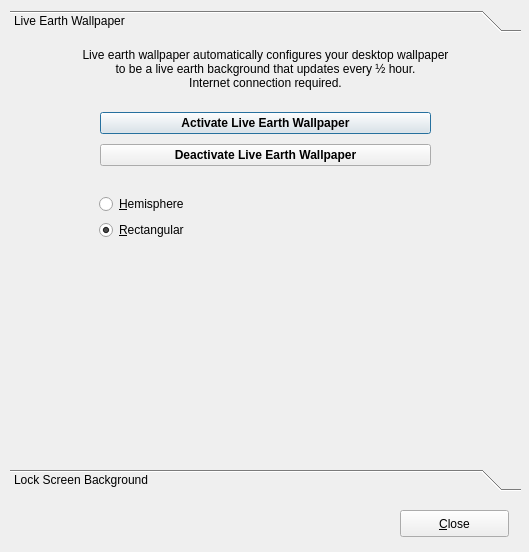
<?xml version="1.0" encoding="UTF-8"?>
<ui version="4.0">
 <class>Extras</class>
 <widget class="QDialog" name="Extras">
  <property name="geometry">
   <rect>
    <x>0</x>
    <y>0</y>
    <width>529</width>
    <height>552</height>
   </rect>
  </property>
  <property name="minimumSize">
   <size>
    <width>529</width>
    <height>552</height>
   </size>
  </property>
  <property name="maximumSize">
   <size>
    <width>529</width>
    <height>552</height>
   </size>
  </property>
  <property name="windowTitle">
   <string>Extras</string>
  </property>
  <widget class="QToolBox" name="toolBox">
   <property name="geometry">
    <rect>
     <x>10</x>
     <y>10</y>
     <width>511</width>
     <height>481</height>
    </rect>
   </property>
   <property name="currentIndex">
    <number>0</number>
   </property>
   <widget class="QWidget" name="page">
    <property name="geometry">
     <rect>
      <x>0</x>
      <y>0</y>
      <width>511</width>
      <height>419</height>
     </rect>
    </property>
    <attribute name="label">
     <string>Live Earth Wallpaper</string>
    </attribute>
    <widget class="QLabel" name="label_12">
     <property name="geometry">
      <rect>
       <x>0</x>
       <y>0</y>
       <width>511</width>
       <height>61</height>
      </rect>
     </property>
     <property name="text">
      <string>Live earth wallpaper automatically configures your desktop wallpaper
to be a live earth background that updates every ½ hour.
Internet connection required.</string>
     </property>
     <property name="alignment">
      <set>Qt::AlignCenter</set>
     </property>
    </widget>
    <widget class="QWidget" name="layoutWidget1">
     <property name="geometry">
      <rect>
       <x>90</x>
       <y>70</y>
       <width>331</width>
       <height>62</height>
      </rect>
     </property>
     <layout class="QVBoxLayout" name="verticalLayout_7">
      <item>
       <widget class="QPushButton" name="liveEarthActivatePushButton">
        <property name="font">
         <font>
          <weight>75</weight>
          <bold>true</bold>
         </font>
        </property>
        <property name="toolTip">
         <string/>
        </property>
        <property name="text">
         <string>Activate Live Earth Wallpaper</string>
        </property>
       </widget>
      </item>
      <item>
       <widget class="QPushButton" name="liveEarthDeactivatePushButton">
        <property name="font">
         <font>
          <weight>75</weight>
          <bold>true</bold>
         </font>
        </property>
        <property name="text">
         <string>Deactivate Live Earth Wallpaper</string>
        </property>
       </widget>
      </item>
     </layout>
    </widget>
    <widget class="QWidget" name="formLayoutWidget">
     <property name="geometry">
      <rect>
       <x>89</x>
       <y>156</y>
       <width>331</width>
       <height>221</height>
      </rect>
     </property>
     <layout class="QFormLayout" name="formLayout">
      <property name="fieldGrowthPolicy">
       <enum>QFormLayout::AllNonFixedFieldsGrow</enum>
      </property>
      <item row="0" column="0">
       <widget class="QRadioButton" name="liveEarthRadioHemisphere">
        <property name="text">
         <string>&amp;Hemisphere</string>
        </property>
        <attribute name="buttonGroup">
         <string>liveEarthTypeGroup</string>
        </attribute>
       </widget>
      </item>
      <item row="1" column="0">
       <widget class="QRadioButton" name="liveEarthRadioRectangular">
        <property name="text">
         <string>&amp;Rectangular</string>
        </property>
        <property name="checked">
         <bool>true</bool>
        </property>
        <attribute name="buttonGroup">
         <string>liveEarthTypeGroup</string>
        </attribute>
       </widget>
      </item>
      <item row="1" column="1">
       <widget class="QLabel" name="liveEarthRectangularLabel">
        <property name="text">
         <string/>
        </property>
        <property name="pixmap">
         <pixmap resource="icons.qrc">:/icons/Pictures/world_sunlight_map_rectangular_small.jpg</pixmap>
        </property>
       </widget>
      </item>
      <item row="0" column="1">
       <widget class="QLabel" name="liveEarthHemisphereLabel">
        <property name="text">
         <string/>
        </property>
        <property name="pixmap">
         <pixmap resource="icons.qrc">:/icons/Pictures/world_sunlight_map_hemisphere_small.jpg</pixmap>
        </property>
       </widget>
      </item>
     </layout>
    </widget>
   </widget>
   <widget class="QWidget" name="page_2">
    <property name="geometry">
     <rect>
      <x>0</x>
      <y>0</y>
      <width>511</width>
      <height>419</height>
     </rect>
    </property>
    <attribute name="label">
     <string>Lock Screen Background</string>
    </attribute>
    <widget class="QRadioButton" name="use_current_radioButton">
     <property name="geometry">
      <rect>
       <x>0</x>
       <y>10</y>
       <width>511</width>
       <height>22</height>
      </rect>
     </property>
     <property name="focusPolicy">
      <enum>Qt::NoFocus</enum>
     </property>
     <property name="text">
      <string>Use current desktop wallpaper</string>
     </property>
     <property name="checked">
      <bool>true</bool>
     </property>
    </widget>
    <widget class="QPushButton" name="pushButton_11">
     <property name="enabled">
      <bool>false</bool>
     </property>
     <property name="geometry">
      <rect>
       <x>70</x>
       <y>360</y>
       <width>161</width>
       <height>51</height>
      </rect>
     </property>
     <property name="text">
      <string>CHANGE</string>
     </property>
    </widget>
    <widget class="QRadioButton" name="image_from_disk_lock">
     <property name="geometry">
      <rect>
       <x>0</x>
       <y>40</y>
       <width>511</width>
       <height>22</height>
      </rect>
     </property>
     <property name="focusPolicy">
      <enum>Qt::NoFocus</enum>
     </property>
     <property name="text">
      <string>Select Image From Disk</string>
     </property>
     <property name="checkable">
      <bool>true</bool>
     </property>
     <property name="checked">
      <bool>false</bool>
     </property>
    </widget>
    <widget class="QPushButton" name="pushButton_10">
     <property name="enabled">
      <bool>false</bool>
     </property>
     <property name="geometry">
      <rect>
       <x>30</x>
       <y>70</y>
       <width>121</width>
       <height>27</height>
      </rect>
     </property>
     <property name="text">
      <string>Browse</string>
     </property>
    </widget>
    <widget class="QLabel" name="preview_lock">
     <property name="geometry">
      <rect>
       <x>148</x>
       <y>129</y>
       <width>230</width>
       <height>143</height>
      </rect>
     </property>
     <property name="sizePolicy">
      <sizepolicy hsizetype="Ignored" vsizetype="Ignored">
       <horstretch>0</horstretch>
       <verstretch>0</verstretch>
      </sizepolicy>
     </property>
     <property name="text">
      <string/>
     </property>
     <property name="scaledContents">
      <bool>true</bool>
     </property>
    </widget>
    <widget class="QPushButton" name="pushButton_12">
     <property name="geometry">
      <rect>
       <x>276</x>
       <y>360</y>
       <width>151</width>
       <height>51</height>
      </rect>
     </property>
     <property name="text">
      <string>REVERT</string>
     </property>
    </widget>
    <widget class="QLineEdit" name="lineEdit_2">
     <property name="enabled">
      <bool>false</bool>
     </property>
     <property name="geometry">
      <rect>
       <x>160</x>
       <y>70</y>
       <width>301</width>
       <height>27</height>
      </rect>
     </property>
     <property name="readOnly">
      <bool>true</bool>
     </property>
    </widget>
    <widget class="QLabel" name="label">
     <property name="geometry">
      <rect>
       <x>140</x>
       <y>120</y>
       <width>245</width>
       <height>201</height>
      </rect>
     </property>
     <property name="text">
      <string/>
     </property>
     <property name="pixmap">
      <pixmap resource="icons.qrc">:/icons/Pictures/screen.png</pixmap>
     </property>
     <property name="scaledContents">
      <bool>true</bool>
     </property>
    </widget>
    <zorder>label</zorder>
    <zorder>use_current_radioButton</zorder>
    <zorder>pushButton_11</zorder>
    <zorder>image_from_disk_lock</zorder>
    <zorder>pushButton_10</zorder>
    <zorder>pushButton_12</zorder>
    <zorder>lineEdit_2</zorder>
    <zorder>preview_lock</zorder>
   </widget>
  </widget>
  <widget class="QPushButton" name="closeButton">
   <property name="geometry">
    <rect>
     <x>400</x>
     <y>510</y>
     <width>109</width>
     <height>27</height>
    </rect>
   </property>
   <property name="text">
    <string>&amp;Close</string>
   </property>
  </widget>
 </widget>
 <resources>
  <include location="icons.qrc"/>
 </resources>
 <connections/>
 <buttongroups>
  <buttongroup name="liveEarthTypeGroup"/>
 </buttongroups>
</ui>
